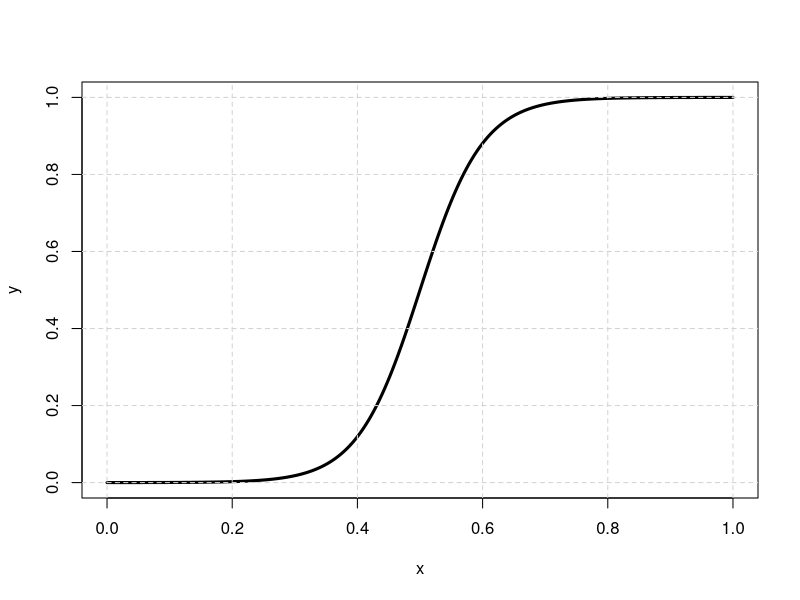

Recreate this plot in R.
z <- 0.1
a <- 1/z
b = 2/z
x <- seq(0,1,length.out = 1000)

y <- 1/(1+exp(-(b*x-a)))


plot(x,y,typ='l', xlim=c(0,1), ylim=c(0,1),lwd=3)
grid(lty=2)